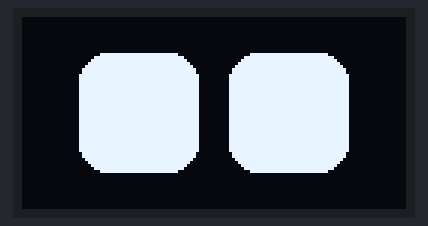
A sketch run on a simulated Arduino Uno, built with avr-gcc and run on an emulated ATmega328P. Shown: 128×64 one-colour display.

Above: at 2.6 s.

The sketch:

Eyes.ino
```cpp
#include <Wire.h>
#include <Adafruit_GFX.h>
#include <Adafruit_SSD1306.h>

// OLED display width and height
#define SCREEN_WIDTH 128
#define SCREEN_HEIGHT 64

// OLED reset pin (not used for ESP8266)
#define OLED_RESET -1
#define SCREEN_ADDRESS 0x3C

Adafruit_SSD1306 display(SCREEN_WIDTH, SCREEN_HEIGHT, &Wire, OLED_RESET);

// Animation parameters
int demo_mode = 1;
static const int max_animation_index = 8;
int current_animation_index = 0;

// Reference states for the eyes
int ref_eye_height = 40;
int ref_eye_width = 40;
int ref_space_between_eye = 10;
int ref_corner_radius = 10;

// Current state of the eyes
int left_eye_height = ref_eye_height;
int left_eye_width = ref_eye_width;
int left_eye_x = 32;
int left_eye_y = 32;
int right_eye_x = 32 + ref_eye_width + ref_space_between_eye;
int right_eye_y = 32;
int right_eye_height = ref_eye_height;
int right_eye_width = ref_eye_width;

void draw_eyes(bool update = true) {
  display.clearDisplay();
  // Draw left eye
  int x = int(left_eye_x - left_eye_width / 2);
  int y = int(left_eye_y - left_eye_height / 2);
  display.fillRoundRect(x, y, left_eye_width, left_eye_height, ref_corner_radius, SSD1306_WHITE);

  // Draw right eye
  x = int(right_eye_x - right_eye_width / 2);
  y = int(right_eye_y - right_eye_height / 2);
  display.fillRoundRect(x, y, right_eye_width, right_eye_height, ref_corner_radius, SSD1306_WHITE);

  if (update) {
    display.display();
  }
}

void center_eyes(bool update = true) {
  left_eye_height = ref_eye_height;
  left_eye_width = ref_eye_width;
  right_eye_height = ref_eye_height;
  right_eye_width = ref_eye_width;

  left_eye_x = SCREEN_WIDTH / 2 - ref_eye_width / 2 - ref_space_between_eye / 2;
  left_eye_y = SCREEN_HEIGHT / 2;
  right_eye_x = SCREEN_WIDTH / 2 + ref_eye_width / 2 + ref_space_between_eye / 2;
  right_eye_y = SCREEN_HEIGHT / 2;

  draw_eyes(update);
}

void blink(int speed = 12) {
  draw_eyes();
  for (int i = 0; i < 3; i++) {
    left_eye_height -= speed;
    right_eye_height -= speed;
    draw_eyes();
    delay(50);
  }
  for (int i = 0; i < 3; i++) {
    left_eye_height += speed;
    right_eye_height += speed;
    draw_eyes();
    delay(50);
  }
}

void setup() {
  // Initialize the display
  if (!display.begin(SSD1306_SWITCHCAPVCC, SCREEN_ADDRESS)) {
    Serial.println("SSD1306 allocation failed");
    for (;;);
  }

  // Initialize serial communication
  Serial.begin(115200);

  // Show startup screen
  display.clearDisplay();
  display.setTextSize(1);
  display.setTextColor(SSD1306_WHITE);
  display.setCursor(0, 0);
  display.println(F("ESP8266 OLED Eyes"));
  display.display();
  delay(2000);

  // Initial animation
  center_eyes();
}

void loop() {
  // Demo mode animation cycling
  if (demo_mode == 1) {
    center_eyes();
    blink(10);
    delay(2000);
  }

  // Serial control for manual animations
  if (Serial.available()) {
    String data = Serial.readString();
    data.trim();
    char cmd = data[0];

    if (cmd == 'A') {
      demo_mode = 0;
      int anim = data.substring(1).toInt();
      if (anim == 0) center_eyes();
      else if (anim == 1) blink(10);
    }
  }
}
```

Measured:
- what the display in image 0 shows lasts 2.1 s, from 2.6 s to 4.7 s
